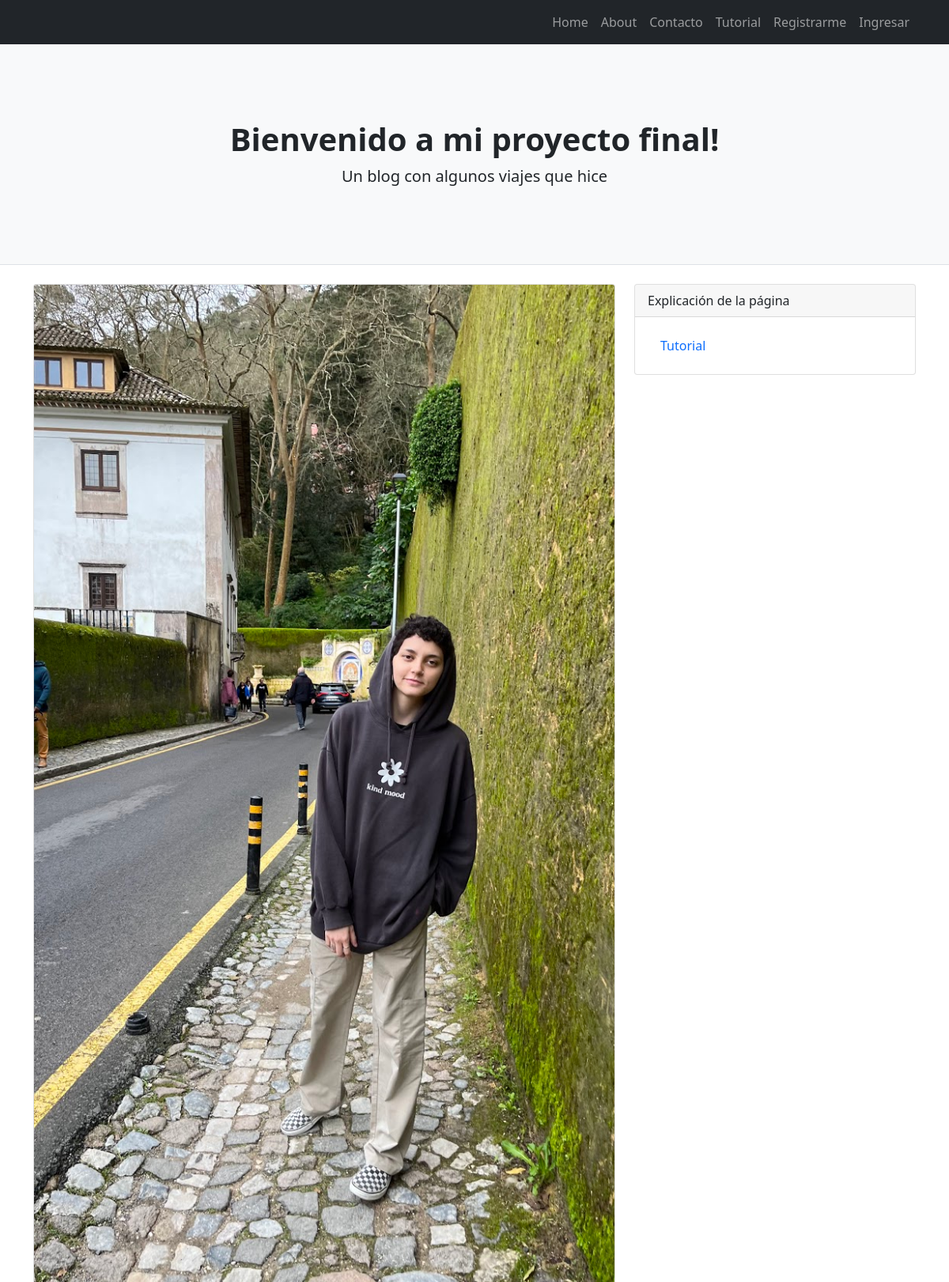
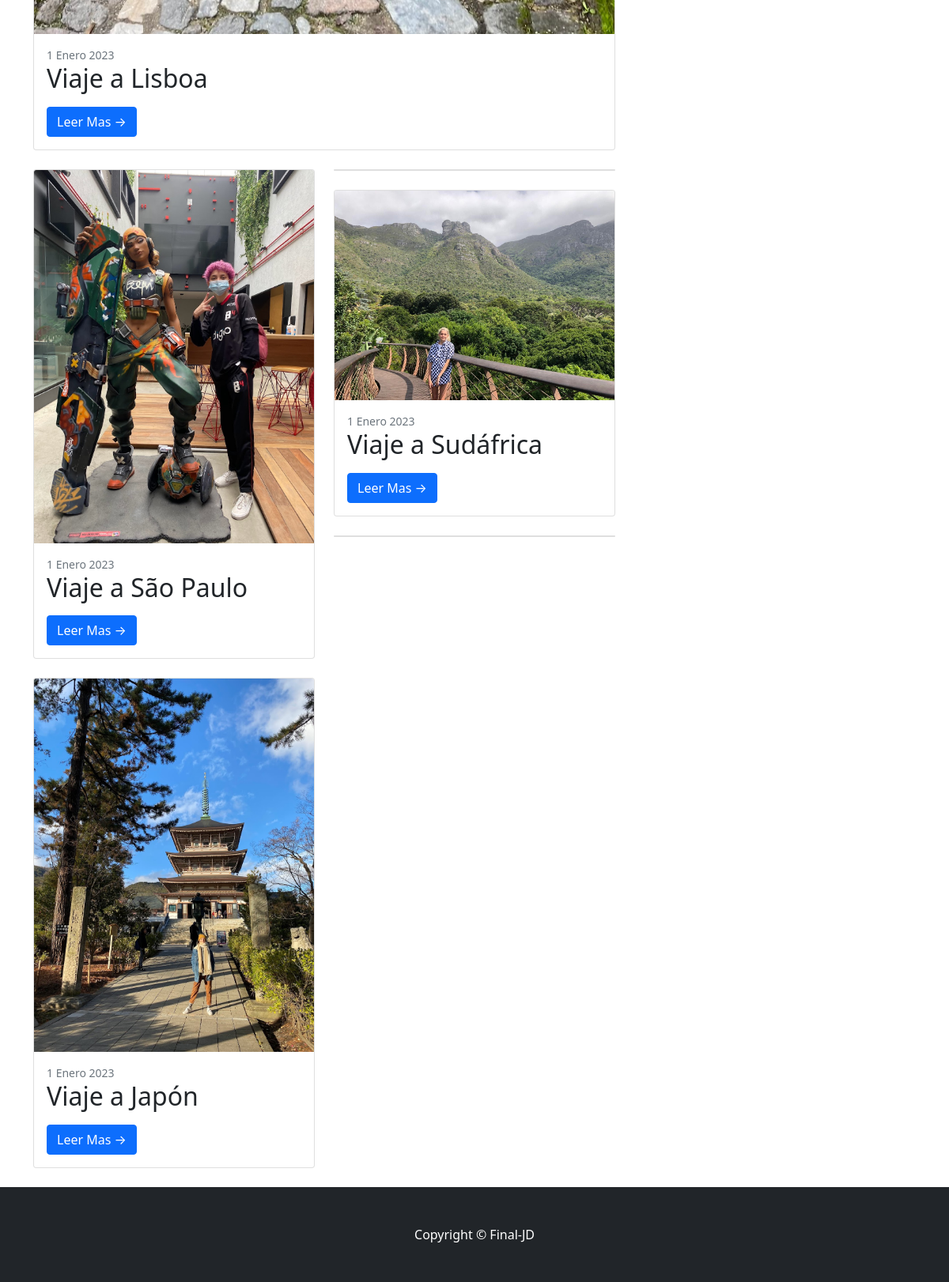
Page /proyecto-final/ on the committed database (2 pictures, top to bottom).
### proyecto_final/models.py (models this page shows)
class Post(models.Model):
    titulo= models.CharField(max_length=100)
    subtitulo= models.CharField(max_length=100)
    texto= models.TextField(max_length=3000)
    publicado_el= models.DateField()
    imagen= models.ImageField(upload_to="posteos", null="True", blank="True")

### proyecto_final/views.py (the view)
# urls.py: path('proyecto-final/', index, name="proyecto-final-index"),
def index(request):
    posts = Post.objects.order_by("-id").all()
    return render(request, "proyecto_final/index.html", {"posts": posts})

### proyecto_final/templates/proyecto_final/index.html (shortened to what this page needs)
{% extends 'proyecto_final/base.html' %}
{% block contenido %}
<div class="container">
    <div class="row">
        <div class="col-lg-8">
        {% if posts %}
            <div class="card mb-4">
                {% if posts.0 %}
                {% if posts.0.imagen %}
                    <a href="#!"><img class="card-img-top" src="{{posts.0.imagen.url}}" alt="..." /></a>
                {%endif %}
                <div class="card-body">
                    <div class="small text-muted">{{posts.0.publicado_el}}</div>
                    <h2 class="card-title">{{posts.0.titulo}}</h2>
                    <a class="btn btn-primary" href="{% url 'proyecto-final-detalle' posts.0.id %}">Leer Mas →</a>
                </div>
                {% endif %}
            </div>
            <div class="row">
                <div class="col-lg-6">
                    <div class="card mb-4">
                        {% if posts.1 %}
                        {% if posts.1.imagen %}
                            <a href="#!"><img class="card-img-top" src="{{posts.1.imagen.url}}" alt="..." /></a>
                        {% endif %}
                            <div class="card-body">
                            <div class="small text-muted">{{posts.1.publicado_el}}</div>
                            <h2 class="card-title">{{posts.1.titulo}}</h2>
                            <a class="btn btn-primary" href="{% url 'proyecto-final-detalle' posts.1.id %}">Leer Mas →</a>
                        </div>
                        {% endif %}
                    </div>
                    <div class="card mb-4">
                        {% if posts.2 %}
                        {% if posts.2.imagen %}
                            <a href="#!"><img class="card-img-top" src="{{posts.2.imagen.url}}" alt="..." /></a>
                        {% endif %}
                        <div class="card-body">
                            <div class="small text-muted">{{posts.2.publicado_el}}</div>
                            <h2 class="card-title">{{posts.2.titulo}}</h2>
                            <a class="btn btn-primary" href="{% url 'proyecto-final-detalle' posts.2.id %}">Leer Mas →</a>
                        </div>
                        {% endif %}
                    </div>
                </div>
                <div class="col-lg-6">
                    <div class="card mb-4">
                    </div>
                    <div class="card mb-4">
                        {% if posts.4 %}
                        {% if posts.4.imagen %}
                            <a href="#!"><img class="card-img-top" src="{{posts.4.imagen.url}}" alt="..." /></a>
                        {% endif %}
                            <div class="card-body">
                            <div class="small text-muted">{{posts.4.publicado_el}}</div>
                            <h2 class="card-title">{{posts.4.titulo}}</h2>
                            <a class="btn btn-primary" href="{% url 'proyecto-final-detalle' posts.4.id %}">Leer Mas →</a>
                        </div>
                        {% endif %}
                    </div>
                    <div class="card mb-4">
                    </div>
                </div>
            </div>
        {% else %}
            <h1>No hay posts</h1>
        {% endif %}
        </div>
        <div class="col-lg-4">
            <div class="card mb-4">
                <div class="card-header">Explicación de la página</div>
                <div class="card-body">
                    <a class="nav-link" target="_blank" aria-current="page" href="https://youtu.be/G4mFlGOvRD0">Tutorial</a>
                </div>
            </div>
        </div>
    </div>
</div>
{% endblock %}

### rows in the picture
Post: imagen (picture), publicado_el "1 Enero 2023", titulo "Viaje a Lisboa"
Post: imagen (picture), publicado_el "1 Enero 2023", titulo "Viaje a São Paulo"
Post: imagen (picture), publicado_el "1 Enero 2023", titulo "Viaje a Japón"
Post: imagen (picture), publicado_el "1 Enero 2023", titulo "Viaje a Sudáfrica"
